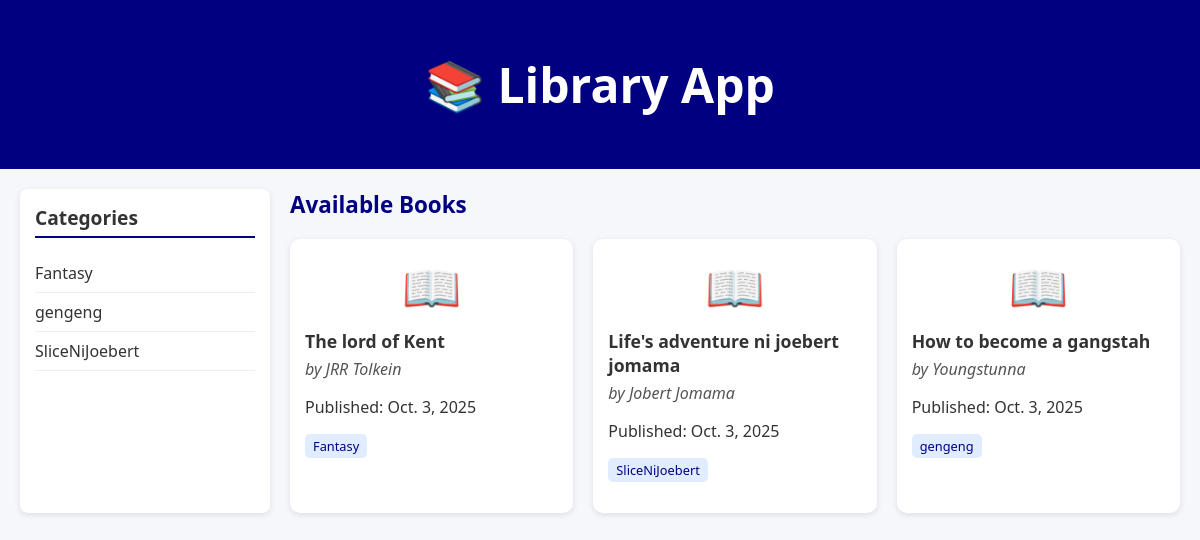
The page / on the database its author committed.
### lib_application/models.py (models this page shows, shortened)
class Category(models.Model):
    name = models.CharField(max_length=100)

class Book(models.Model):
    title = models.CharField(max_length=200)
    author = models.ForeignKey(Author, on_delete=models.CASCADE)
    categories = models.ManyToManyField(Category)
    published = models.DateField()

class Author(models.Model):
    name = models.CharField(max_length=100)

### lib_application/views.py (the view)
# urls.py: path('', views.home, name='home'),
def home(request):
    books = Book.objects.all()
    categories = Category.objects.all()
    return render(request, 'home.html', {'books': books, 'categories': categories})

### lib_application/templates/home.html (shortened to what this page needs)
{% load static %}
<!DOCTYPE html>
<html lang="en">
<head>
    <link rel="stylesheet" href="{% static 'css/style.css' %}">
</head>
<body>
    <header class="navbar">
        <h1>📚 Library App</h1>
    </header>
    <main class="layout">
        <aside class="sidebar">
            <h2>Categories</h2>
            <ul>
                {% for category in categories %}
                    <li>{{ category.name }}</li>
                {% endfor %}
            </ul>
        </aside>
        <section class="content">
            <h2>Available Books</h2>
            <div class="book-grid">
                {% for book in books %}
                <div class="book-card">
                    <div class="book-cover">📖</div>
                    <div class="book-info">
                        <h3>{{ book.title }}</h3>
                        <p class="author">by {{ book.author.name }}</p>
                        <p class="published">Published: {{ book.published }}</p>
                        <p class="categories">
                            {% for category in book.categories.all %}
                                <span class="tag">{{ category.name }}</span>
                            {% empty %}
                                <span class="no-cat">No categories</span>
                            {% endfor %}
                        </p>
                    </div>
                </div>
                {% endfor %}
            </div>
        </section>
    </main>
</body>
</html>

### lib_application/static/css/style.css (style rules this page uses)
body { margin: 0; font-family: "Segoe UI", Tahoma, Geneva, Verdana, sans-serif; background: #f5f7fa; color: #333; }
.navbar { background-color: navy; color: white; text-align: center; padding: 20px; font-size: 1.5rem; font-weight: bold; }
.layout { display: flex; padding: 20px; gap: 20px; }
.sidebar { width: 220px; background: #fff; padding: 15px; border-radius: 8px; box-shadow: 0 2px 6px rgba(0, 0, 0, 0.1); }
.sidebar h2 { margin-top: 0; font-size: 1.2rem; border-bottom: 2px solid navy; padding-bottom: 5px; }
.sidebar ul { list-style: none; padding: 0; }
.sidebar li { padding: 8px 0; border-bottom: 1px solid #eee; cursor: pointer; }
.content { flex: 1; }
.content h2 { margin-top: 0; font-size: 1.4rem; color: navy; }
.book-grid { display: grid; grid-template-columns: repeat(auto-fill, minmax(220px, 1fr)); gap: 20px; margin-top: 15px; }
.book-card { background: white; border-radius: 10px; padding: 15px; box-shadow: 0 2px 6px rgba(0, 0, 0, 0.1); display: flex; flex-direction: column; gap: 10px; transition: transform 0.2s ease; }
.book-cover { font-size: 3rem; text-align: center; color: navy; }
.book-info h3 { margin: 0; font-size: 1.1rem; }
.book-info .author { font-style: italic; color: #555; margin: 5px 0; }
.book-info .categories { margin-top: 10px; }
.tag { display: inline-block; background: #e0ecff; color: navy; padding: 3px 8px; border-radius: 5px; font-size: 0.8rem; margin-right: 5px; }

### rows shown on the page
Category: name "Fantasy"
Category: name "gengeng"
Category: name "SliceNiJoebert"
Book: title "The lord of Kent", author.name "JRR Tolkein", published "Oct. 3, 2025"
Book: title "Life's adventure ni joebert jomama", author.name "Jobert Jomama", published "Oct. 3, 2025"
Book: title "How to become a gangstah", author.name "Youngstunna", published "Oct. 3, 2025"
